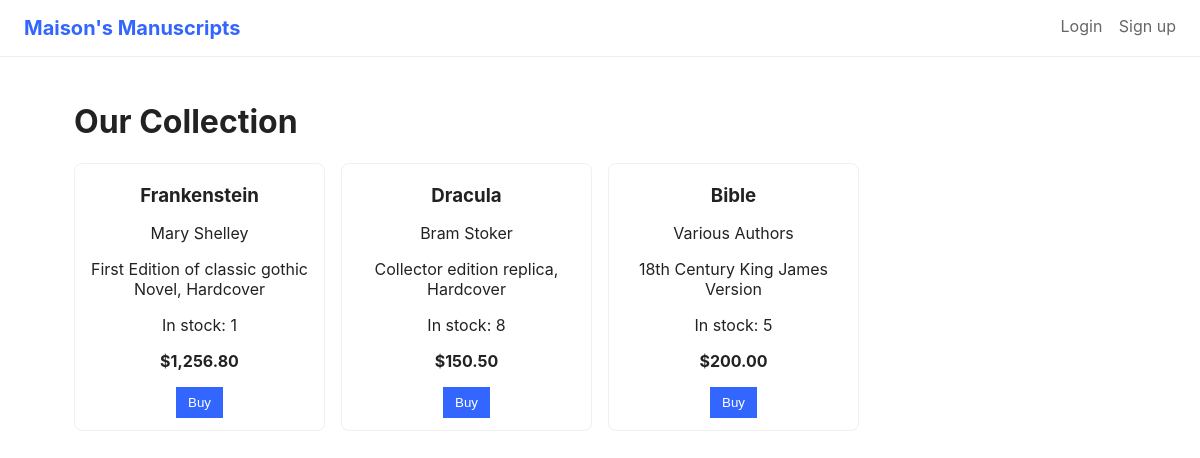
The page / on the database its author committed.
### tables this page shows
CREATE TABLE books (
id INT AUTO_INCREMENT PRIMARY KEY,
title VARCHAR(255) NOT NULL,
author VARCHAR(255) DEFAULT '',
description TEXT,
price DECIMAL(10,2) NOT NULL DEFAULT 0.00,
image VARCHAR(255) DEFAULT '',
stock INT NOT NULL DEFAULT 0
);

### includes/functions.php (called while the page is built, shortened)
<?php
function is_logged_in() {
    return !empty($_SESSION['user_id']);
}
function get_books($pdo) {
    $stmt = $pdo->query('SELECT * FROM books ORDER BY id ASC');
    return $stmt->fetchAll();
}

### public/index.php (the view, shortened to what this page needs)
<?php
require_once __DIR__ . '/../includes/config.php';
require_once __DIR__ . '/../includes/functions.php';
$books = get_books($pdo);
?>
<!doctype html>
<html lang="en">
<head>
  <link rel="stylesheet" href="styles.css">
</head>
<body>
  <header class="site-header">
    <a class="brand" href="index.php">Maison's Manuscripts</a>
    <nav>
      <?php if (is_logged_in()): ?>
        <a href="order.php">Cart</a>
        <?php if (is_admin()): ?><a href="admin.php">Admin</a><?php endif; ?>
        <a href="?logout=1">Logout</a>
      <?php else: ?>
        <a href="login.php">Login</a>
        <a href="signup.php">Sign up</a>
      <?php endif; ?>
    </nav>
  </header>
  <main class="container">
    <h1>Our Collection</h1>
    <div class="books-grid">
      <?php foreach ($books as $b): ?>
        <div class="book-card">
          <h3><?php echo htmlspecialchars($b['title']); ?></h3>
          <p class="author"><?php echo htmlspecialchars($b['author']); ?></p>
          <p class="desc"><?php echo nl2br(htmlspecialchars($b['description'])); ?></p>
          <p class="stock">In stock: <?php echo (int)$b['stock']; ?></p>
          <p class="price">$<?php echo number_format($b['price'], 2); ?></p>
          <?php if ((int)$b['stock'] > 0): ?>
            <form method="post" style="margin-top:8px;">
              <button type="submit">Buy</button>
            </form>
          <?php else: ?>
            <p style="color: gray; font-weight: bold; margin-top:8px;">Out of Stock</p>
          <?php endif; ?>
        </div>
      <?php endforeach; ?>
    </div>
  </main>
</body>
</html>

### public/styles.css (style rules this page uses)
:root { --accent:#3366ff;--muted:#666 }
* { box-sizing:border-box }
body { font-family:Inter,system-ui,Arial,Helvetica,sans-serif;margin:0;color:#222 }
.site-header { display:flex;justify-content:space-between;align- items:center;padding:16px 24px;border-bottom:1px solid #eee }
.brand { font-weight:700;font-size:20px;text-decoration:none;color:var(--accent) }
nav a { margin-left:12px;text-decoration:none;color:var(--muted) }
.container { padding:24px;max-width:1100px;margin:0 auto }
.books-grid { display:grid;grid-template-columns:repeat(auto-fill,minmax(200px, 1fr));gap:16px }
.book-card { padding:12px;border:1px solid #f0f0f0;border-radius: 8px;background:#fff;text-align:center }
.book-card h3 { margin:8px 0 4px }
.price { font-weight:700 }
button { background:var(--accent);color:#fff;border:none;padding:8px 12px;border- radius:6px;cursor:pointer }

### rows shown on the page
books: title "Frankenstein", author "Mary Shelley", description "First Edition of classic gothic Novel, Hardcover", stock "1", price "1,256.80"
books: title "Dracula", author "Bram Stoker", description "Collector edition replica, Hardcover", stock "8", price "150.50"
books: title "Bible", author "Various Authors", description "18th Century King James Version", stock "5", price "200.00"
